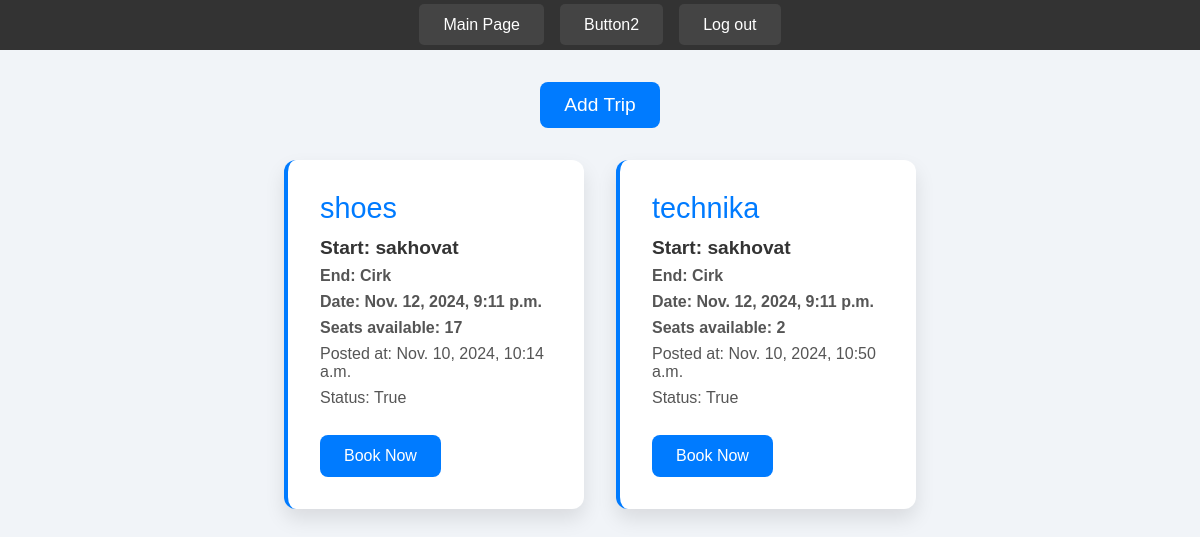
The app's page / (signed in) with its own data.
### Hamsafar/models.py (models this page shows, shortened)
class Trip(models.Model):
    user = models.ForeignKey(User, on_delete=models.CASCADE, related_name="trips")
    name = models.CharField(max_length=100,null=True)
    start_location = models.CharField(max_length=50)
    end_location = models.CharField(max_length=50)
    date_run = models.DateTimeField()
    seats_available = models.PositiveSmallIntegerField()
    description = models.TextField(blank=True, null=True)
    posted_at = models.DateTimeField(auto_now_add=True)
    updated_at = models.DateTimeField(auto_now=True)
    price = models.DecimalField(max_digits=10, decimal_places=2, null=True, blank=True)
    is_active = models.BooleanField(default=True)

### Hamsafar/views.py (the view)
# urls.py: path('',TripsListView.as_view(),name='Base-Page'),
class TripsListView(generic.ListView):
    model = Trip
    fields = ["user","name","start_location","end_location","date_run","seats_available","description","price","is_active"]
    template_name = "base.html"

### templates/base.html (shortened to what this page needs)
<!DOCTYPE html>
<html lang="en">
<head>
</head>
<body>
    <div class="nav-bar">
        <header><a href="{% url 'Base-Page' %}">Main Page</a></header>
        <header><a href="#">Button2</a></header>
        <header><a href="{% url 'logout' %}">Log out</a></header>
    </div>
    <div class="con">
        {% block content %}
        {% if user.is_authenticated %}
            <a href="{% url 'Add-Trip' %}"><button class="add-trip-button">Add Trip</button></a>
            {% if object_list %}
                <div class="card-container">
                    {% for trip in object_list %}
                        <div class="card">
                            <h1><a href="{% url 'Detail-Trip' trip.id %}">{{ trip.name }}</a></h1>
                            <h2>Start: {{ trip.start_location }}</h2>
                            <h3>End: {{ trip.end_location }}</h3>
                            <h4>Date: {{ trip.date_run }}</h4>
                            <h5>Seats available: {{ trip.seats_available }}</h5>
                            <p>Posted at: {{ trip.posted_at }}</p>
                            <p>Status: {{ trip.is_active }}</p>
                            <a href="{% url 'Book-Trip' trip.id %}"><button>Book Now</button></a>
                        </div>
                    {% endfor %}
                </div>
            {% else %}
                <h2 style="text-align: center; margin-top: 260px; color: #b30000;">No trips available at the moment.</h2>
            {% endif %}
        {% endif %}
        {% endblock content %}
    </div>
</body>
</html>

### templates/base.html (style rules this page uses)
* { margin: 0; padding: 0; box-sizing: border-box; font-family: 'Arial', sans-serif; }
body { background-color: #f1f4f8; color: #333; font-size: 16px; }
.nav-bar { display: flex; justify-content: center; background-color: #333; padding: 1rem; }
.nav-bar header a { color: #fff; text-decoration: none; padding: 0.75rem 1.5rem; margin: 0 0.5rem; border-radius: 5px; background-color: #444; transition: background-color 0.3s ease; }
.con { display: flex; flex-direction: column; align-items: center; padding: 2rem; }
.card-container { display: flex; flex-wrap: wrap; gap: 2rem; justify-content: center; }
.card { background-color: #fff; border-radius: 12px; box-shadow: 0 10px 20px rgba(0, 0, 0, 0.1); padding: 2rem; width: 100%; max-width: 300px; text-align: left; transition: transform 0.3s ease, box-shadow 0.3s ease; display: flex; flex-direction: column; align-items: flex-start; border-left: 4px solid #007bff; }
.card h1 { font-size: 1.8rem; color: #007bff; margin-bottom: 0.5rem; font-weight: 600; }
.card h2, .card h3, .card h4, .card h5, .card p { color: #555; margin: 0.25rem 0; font-size: 1rem; }
.card h2 { font-size: 1.2rem; color: #333; }
.card a { color: #007bff; text-decoration: none; font-weight: 500; transition: color 0.3s ease; }
.card button { display: inline-block; padding: 0.75rem 1.5rem; background-color: #007bff; color: #fff; font-size: 1rem; border: none; border-radius: 8px; cursor: pointer; transition: background-color 0.3s ease, transform 0.2s ease; margin-top: 1.5rem; align-self: stretch; }
.add-trip-button { display: inline-block; padding: 0.75rem 1.5rem; background-color: #007bff; color: #fff; font-size: 1.2rem; border: none; border-radius: 8px; cursor: pointer; transition: background-color 0.3s ease, transform 0.2s ease; margin-bottom: 2rem; }

### records on screen
Trip: name "shoes", start_location "sakhovat", end_location "Cirk", date_run "Nov. 12, 2024, 9:11 p.m.", seats_available "17", posted_at "Nov. 10, 2024, 10:14 a.m.", is_active "True"
Trip: name "technika", start_location "sakhovat", end_location "Cirk", date_run "Nov. 12, 2024, 9:11 p.m.", seats_available "2", posted_at "Nov. 10, 2024, 10:50 a.m.", is_active "True"
